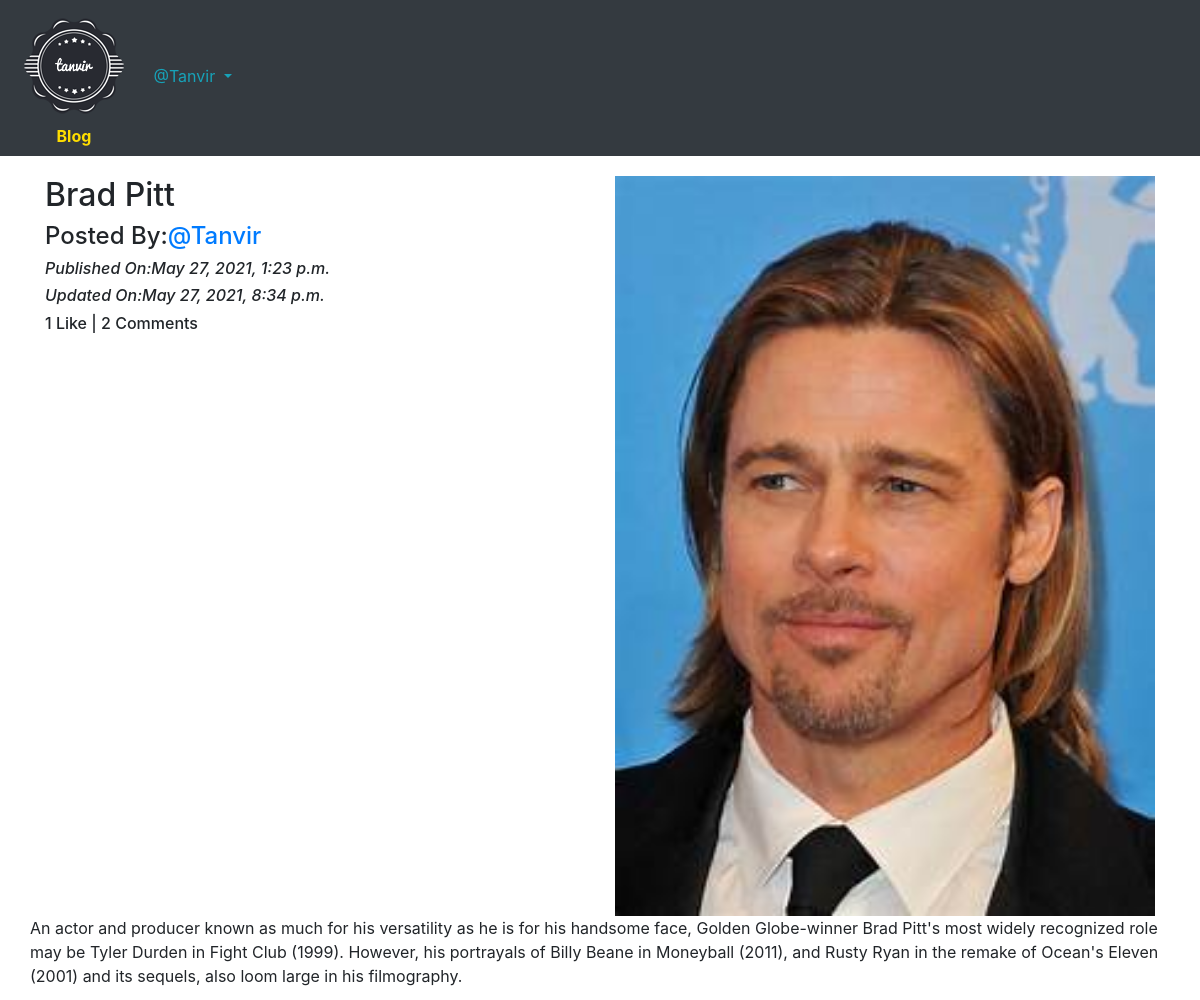
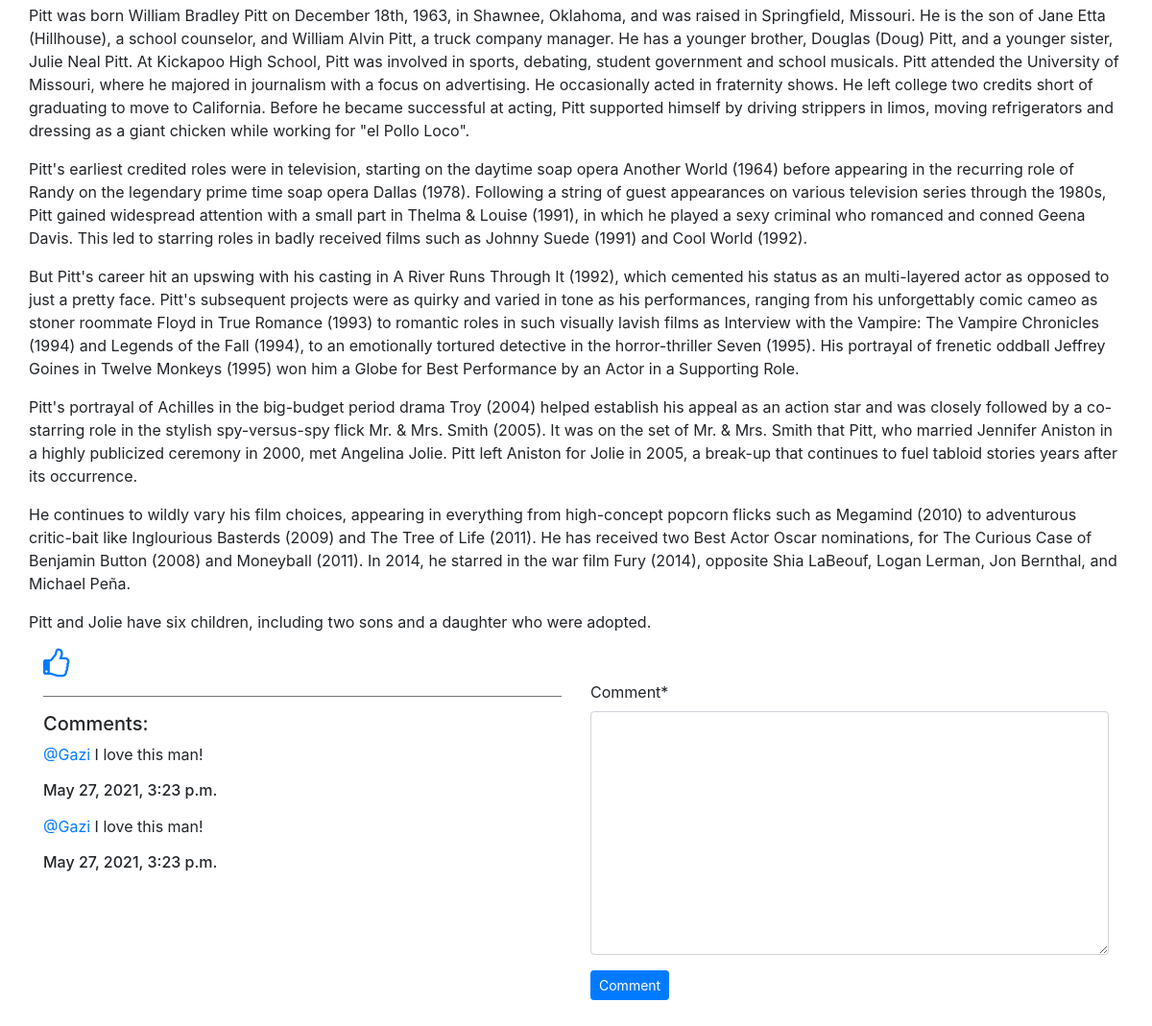
The app's page /blog/details/Brad-Pitt-ffef69c1-b7f2-4956-a6c1-582f01ebbbf1/ (signed in) with its own data (2 pictures, top to bottom).
### App_Blog/models.py (models this page shows, shortened)
class Blog(models.Model):
    author = models.ForeignKey(User,on_delete=models.CASCADE,related_name='post_author')
    blog_title = models.CharField(max_length=264,verbose_name='Put a Title!')
    slug = models.SlugField(max_length=264,unique=True)
    blog_content = models.TextField()
    blog_image = models.ImageField(upload_to = 'blog_images',verbose_name = "Image")
    publish_date = models.DateTimeField(auto_now_add=True)
    update_date = models.DateTimeField(auto_now=True)
    class Meta:
        ordering = ('-publish_date',)

class Comment(models.Model):
    blog = models.ForeignKey(Blog,on_delete=models.CASCADE,related_name="blog_comment")
    user = models.ForeignKey(User,on_delete=models.CASCADE,related_name = "user_comment")
    comment = models.TextField()
    comment_date = models.DateTimeField(auto_now_add=True)
    class Meta:
        ordering = ('-comment_date',)

### App_Blog/views.py (the view, shortened to what this page needs)
# urls.py: path('details/<str:slug>/', views.blog_details, name='blog_details'),
@login_required
def blog_details(request,slug):
    blog = Blog.objects.get(slug=slug)
    comment_form = CommentForm()
    already_liked = Likes.objects.filter(blog = blog,user= request.user)
    if already_liked:
        liked = True
    else:
        liked = False
    return render(request,'App_Blog/blog_details.html',context = {'blog':blog,'comment_form':comment_form,'liked':liked})

### App_Blog/forms.py
class CommentForm(forms.ModelForm):
    class Meta:
        model = Comment
        fields = ('comment',)

### templates/App_Blog/blog_details.html (shortened to what this page needs)
{% extends 'base.html' %}
{% load crispy_forms_tags %}
{% load custom_filters %}
{% block content %}
 <div class="row">
      <div class="col-sm-6">
          <h2>{{ blog.blog_title }}</h2>
          <h4>Posted By:<a href = "{% url 'App_Login:profile' %}">@{{ blog.author }}</a></h4>
          <i><h6>Published On:{{ blog.publish_date }}</h6></i>
          <i><h6>Updated On:{{ blog.update_date }}</h6></i>
          <h6>{{ blog.liked_blog.count }} Like | {{ blog.blog_comment.count }} Comment{{ blog.blog_comment.count|pluralize }}</h6>
      </div>
      <div class="col-sm-6">
          <img src="/media/{{ blog.blog_image }}" alt="" width="100%">
      </div>
      <p>{{ blog.blog_content|linebreaks }}</p>
 </div>
 {% if not liked %}
 <a href="{% url 'App_Blog:liked_post' pk=blog.pk %}"><i class="fa fa-thumbs-o-up fa-2x" aria-hidden="true"></i></a>
{% else %}
 <a href="{% url 'App_Blog:unliked_post' pk=blog.pk %}"><i class="fa fa-thumbs-o-down fa-2x" aria-hidden="true"></i></a>
 {% endif %}
 <div class="row">
    <div class="col-sm-6">
        <hr size="3" noshade>
        <h5>Comments:</h5>
        {% for comment in blog.blog_comment.all %}
        <p><a href="">@{{ comment.user }}</a> {{ comment.comment }} <br> <h6>{{ comment.comment_date }}</h6></p>
        {% endfor %}
    </div>
    <div class="col-sm-6">
      <form method = "POST">
       {{ comment_form|crispy }}
       <button type = "submit" class = "btn btn-primary btn-sm">Comment</button>
        <br>   <br>   <br>   <br>   <br>   <br>   <br>   <br>   <br>   <br>   <br>   <br>   <br>   <br>   <br>   <br>   <br>
      </form>
    </div>
 </div>
{% endblock %}

### templates/base.html (shortened to what this page needs)
<!DOCTYPE html>
{% load static %}
<html lang="en" dir="ltr">
<head>
  <link rel="stylesheet" href="https://maxcdn.bootstrapcdn.com/bootstrap/4.4.1/css/bootstrap.min.css">
  <link href="https://maxcdn.bootstrapcdn.com/font-awesome/4.7.0/css/font-awesome.min.css" rel="stylesheet">
  <link href="https://maxcdn.bootstrapcdn.com/font-awesome/4.7.0/css/font-awesome.min.css" rel="stylesheet">
</head>
<body>
  <nav class="navbar navbar-expand-sm bg-dark navbar-dark">
    <ul class="navbar-nav">
      <li class="nav-item active">
        <a class="nav-link" href="{% url 'index' %}"><img src="{% static 'img/Logo.png' %}" alt=""></a>
        &nbsp;&nbsp;&nbsp; &nbsp;&nbsp;&nbsp;&nbsp;&nbsp;<span style = "color:#FEDD00;font-weight:bolder;">Blog</span>
      </li>
      {% if user.is_authenticated %}
      <div class="nav-item dropdown">
        <a class="nav-link dropdown-toggle text-info" href="#" id="navbardrop" data-toggle="dropdown">
          <br>
          <br>
          &nbsp;&nbsp;&nbsp;@{{user.username}}
        </a>
      </div>
      {% endif %}
    </ul>
  </nav>
  <div class="container" style="padding-top:20px;">
    {% block content %}
    {% endblock %}
  </div>
</body>
</html>

### records on screen
Blog: blog_title "Brad Pitt", author "Tanvir", publish_date "May 27, 2021, 1:23 p.m.", update_date "May 27, 2021, 8:34 p.m.", liked_blog.count "1", blog_comment.count "2", blog_image (picture), blog_content "An actor and producer known as much for his versatility as he is for his handsome face, Golden Globe-winner Brad Pitt's most widely recognized role may be Tyler Durden in Fight Club (1999). However, his portrayals of Billy Beane in Moneyball (2011), and Rusty Ryan in the remake of Ocean's Eleven (2001) and its sequels, also loom large in his filmography. Pitt was born William Bradley Pitt on December 18th, 1963, in Shawnee, Oklahoma, and was raised in Springfield, Missouri. He is the son of Jane Etta (Hillhouse), a school counselor, and William Alvin Pitt, a truck company manager. He has a younger brother, Douglas (Doug) Pitt, and a younger sister, Julie Neal Pitt. At Kickapoo High School,…"
Comment: user "Gazi", comment "I love this man!", comment_date "May 27, 2021, 3:23 p.m."
Comment: user "Gazi", comment "I love this man!", comment_date "May 27, 2021, 3:23 p.m."

### other values on screen
{{ user.username }} "Tanvir"
